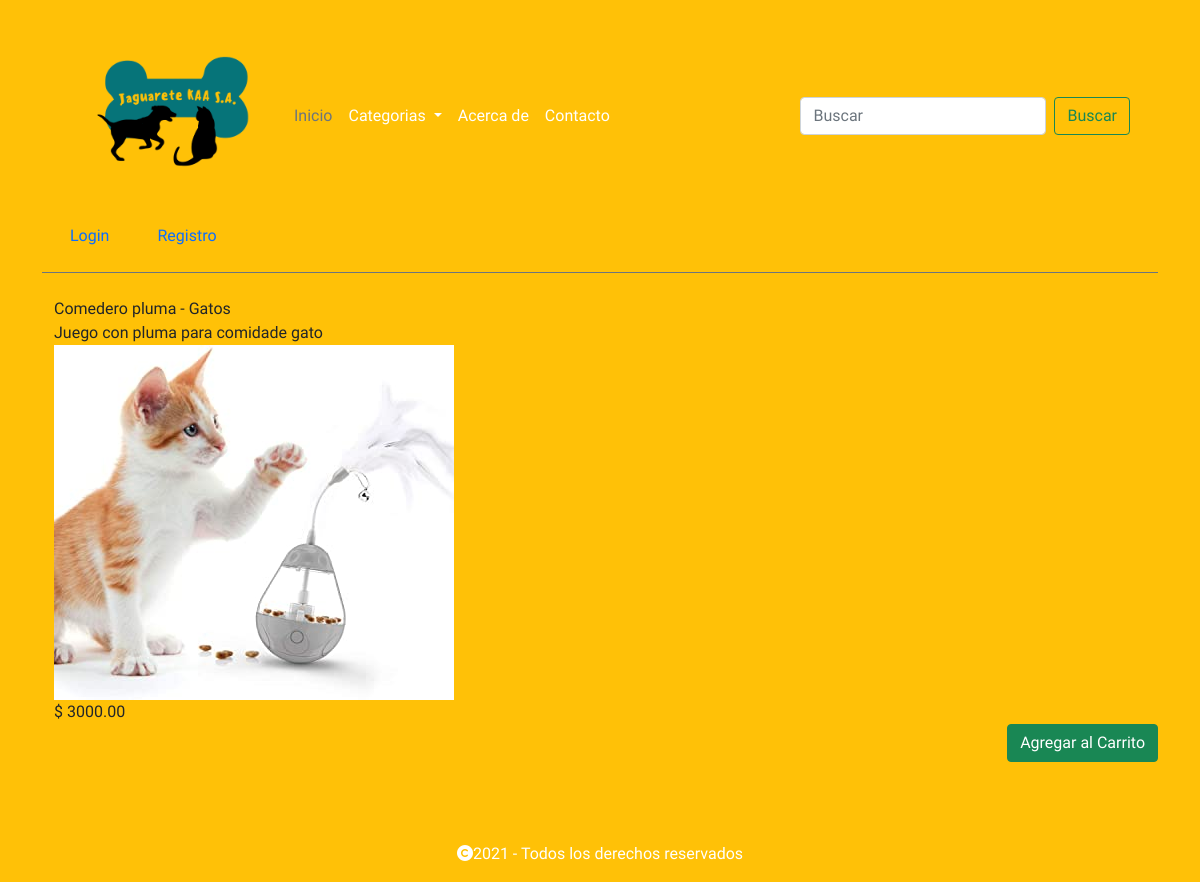
Page /detalle_producto/16 on the committed database.
### JAGUARETEAPP/models.py (models this page shows, shortened)
class Producto(models.Model):
    nombre=models.CharField(max_length=30)
    color=models.CharField(max_length=30)
    descripcion=models.CharField(max_length=140, null=True)
    precio=models.DecimalField(decimal_places=2, max_digits=10 )
    imagen=models.ImageField(upload_to='imagenes/')
    categoria=models.ForeignKey(Categoria, on_delete=models.SET_NULL, blank=True, null= True)
    moderador=models.ForeignKey(User, on_delete=models.CASCADE, null= True)
    fecha = models.DateField(null= False)

### JAGUARETEAPP/views.py (the view)
# urls.py: path('detalle_producto/<int:id>', views.detalleProducto, name="detalle_producto" ),
def detalleProducto(request, id):
    producto= get_object_or_404(Producto, pk=id)
    return render(request, "web/detalle_producto.html", {"producto":producto})

### JAGUARETEAPP/templates/web/detalle_producto.html (shortened to what this page needs)
{% extends "web/layout.html" %}
{% block main %}
<div class="container">
  <div>{{producto.nombre}}</div>
  <div>{{producto.descripcion}}</div>
  <div>
    <img src="{{ media_url  }}{{producto.imagen.url}}" alt="" />
  </div>
  <div>$ {{producto.precio}}</div>
</div>
<div class="col d-flex justify-content-end">
   <a href="#" class="btn btn-success ms-3">Agregar al Carrito</a>
</div>
{% endblock %}

### JAGUARETEAPP/static/jaguarete/estilo.css (style rules this page uses)
body { font-family: "Acme", sans-serif !important; font-weight: bold; }

### rows in the picture
Producto: nombre "Comedero pluma - Gatos", descripcion "Juego con pluma para comidade gato", imagen (picture), precio "3000.00"
